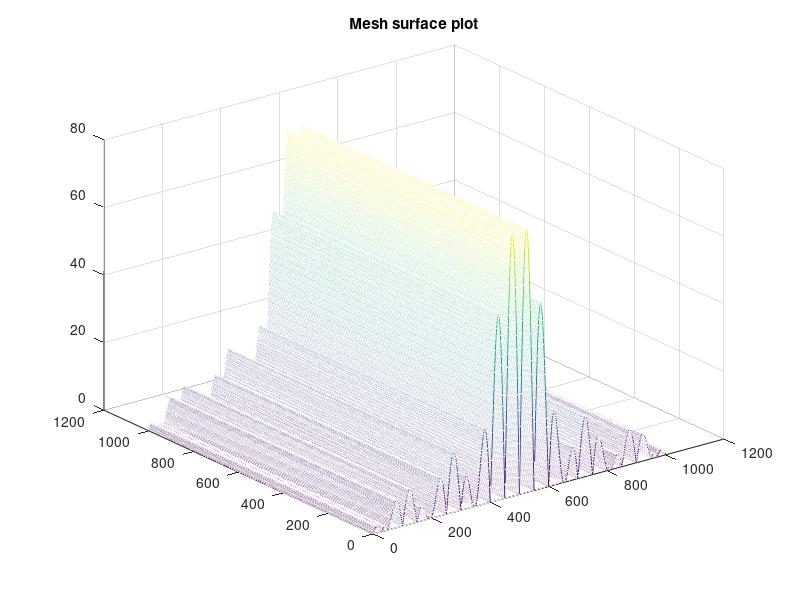
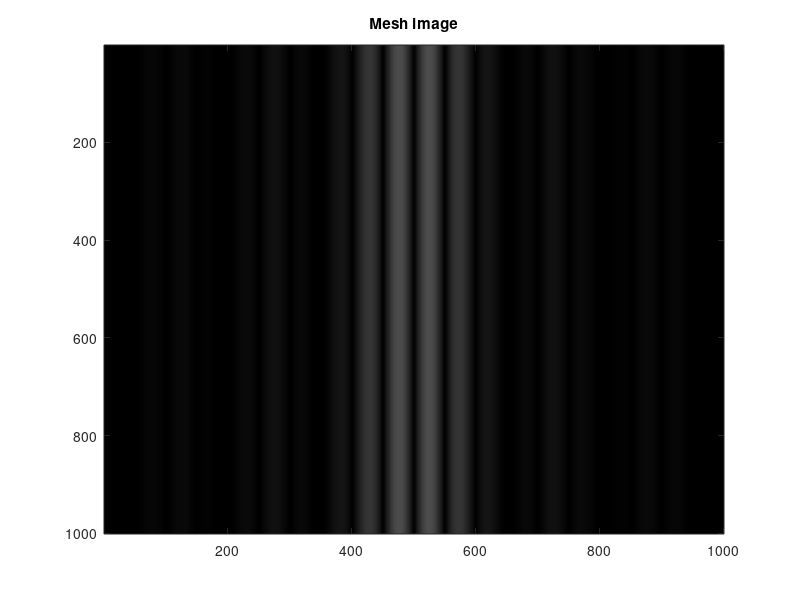

Recreate these plots in MATLAB, in order.
%Plots for 255*abs(sinc(0.2*x).*sin(0.2*y))
x=-50:0.1:50;
y=-50:0.1:50;
z=255*abs(sinc(0.2*x).*sin(0.2*y));
[Z] = meshgrid(z);
figure(1)
mesh(Z)
title('Mesh surface plot')
figure(2)
image(Z)
colormap(gray(256))
title('Mesh image')